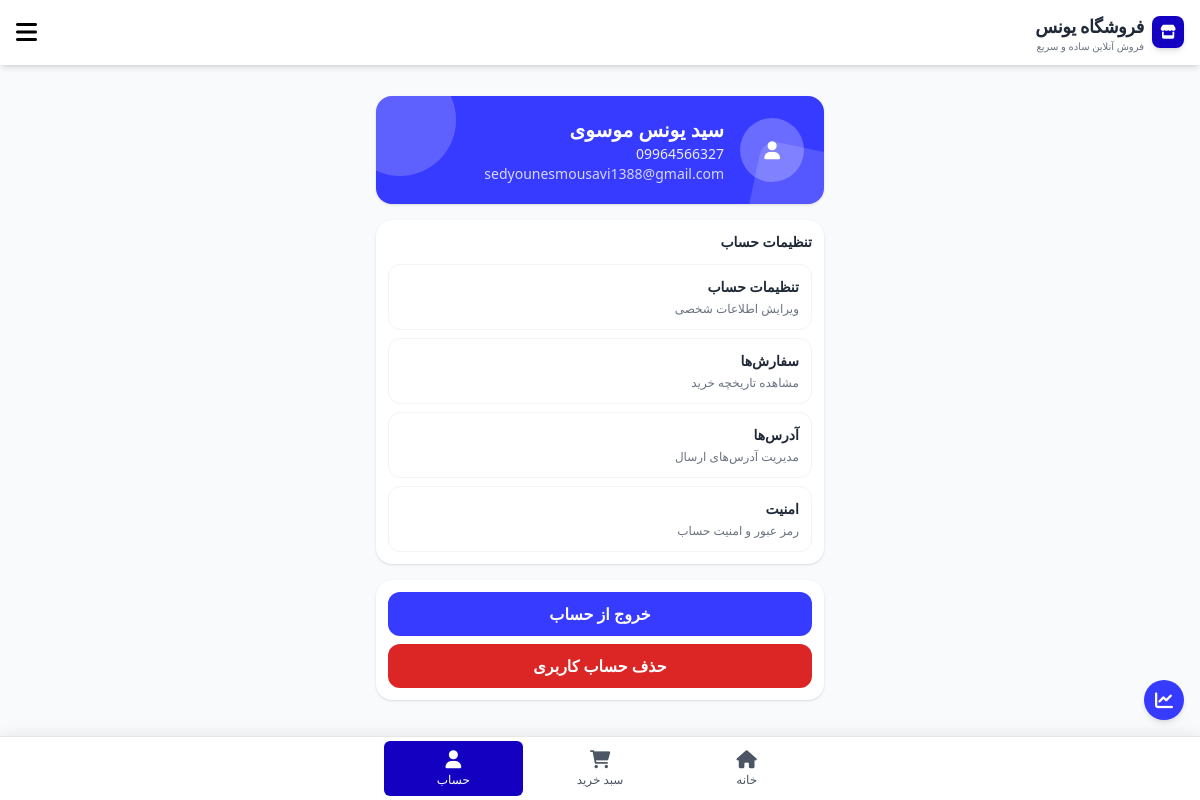
The app's page /account/ (signed in) with its own data.
### app_user/models.py (models this page shows, shortened)
class User(AbstractUser):
    username = None
    phone = models.CharField(
        max_length=11,
        unique=True,
        null=True,
        blank=True,
        verbose_name="شماره موبایل",
        validators=[RegexValidator(regex=r"^09\d{9}$")],
    )
    role = models.CharField(max_length=20, choices=settings.base.USER_ROLE, default="customer", verbose_name="نقش")
    point = models.PositiveIntegerField(default=0, verbose_name="امتیاز")
    USERNAME_FIELD = "phone"
    REQUIRED_FIELDS = []
    objects = UserManager()
    class Meta:
        verbose_name = "کاربر"
        verbose_name_plural = "کاربران"

### app_user/views.py (the view)
# urls.py: path('', views.main_view, name='profile'),
def main_view(request):
    profile_options = [
        {"title": "تنظیمات حساب", "subtitle": "ویرایش اطلاعات شخصی", "href": "/account/profile_edit/"},
        {"title": "سفارش‌ها", "subtitle": "مشاهده تاریخچه خرید", "href": "/orders/"},
        {"title": "آدرس‌ها", "subtitle": "مدیریت آدرس‌های ارسال", "href": "/address/"},
        {"title": "امنیت", "subtitle": "رمز عبور و امنیت حساب", "href": "/account/security/"},
    ]
    return render(request, "main.html", {"profile_options": profile_options})

### app_home/context_processors.py (called while the page is built)
def shop_info(request):
    return {
        "SHOP_NAME": getattr(settings, "SHOP_NAME", "SHOP_NAME"),
        "categories": Category.objects.filter(product__is_active=True).distinct().only("id", "name"),
        "search_query": request.GET.get("q", ""),
        "APP_VERSION": getattr(settings, "APP_VERSION", "normal"),
        "PREMIUM_FEATURES": getattr(settings, "PREMIUM_FEATURES", False),
        "SUPER_FEATURES": getattr(settings, "SUPER_FEATURES", False),
        "SHOP_PHONE": getattr(settings, "SHOP_PHONE", ""),
        "SHOP_EMAIL": getattr(settings, "SHOP_EMAIL", ""),
        "SHOP_ADDRESS": getattr(settings, "SHOP_ADDRESS", ""),
        "SHOP_WORKING_HOURS": getattr(settings, "SHOP_WORKING_HOURS", ""),
    }

### app_user/templates/main.html (shortened to what this page needs)
{% extends "base.html" %}
{% block content %}
<div class="max-w-md mx-auto py-4 space-y-4">
  {% if user.is_authenticated %}
    <section class="relative overflow-hidden rounded-2xl bg-color-light text-white p-5 shadow">
      <div class="absolute -top-8 -left-8 w-28 h-28 rounded-full bg-white/20"></div>
      <div class="absolute -bottom-10 -right-6 w-24 h-24 rotate-12 rounded-2xl bg-white/15"></div>
      <div class="relative z-10 flex items-center gap-4">
        <div class="w-16 h-16 rounded-full bg-white/25 flex items-center justify-center text-3xl">
          <i class="fas fa-user text-lg leading-none"></i>
        </div>
        <div>
          <h1 class="text-xl font-extrabold">
            {% if user.get_full_name %}
              {{ user.get_full_name }}
            {% elif user.phone %}
            {% elif user.phone %}
              {{ user.phone }}
            {% else %}
              کاربر
            {% endif %}
          </h1>
          {% if user.phone %}
            <p class="text-sm text-white/90">{{ user.phone }}</p>
          {% endif %}
          {% if user.email %}
            <p class="text-sm text-white/80">{{ user.email }}</p>
          {% endif %}
        </div>
      </div>
    </section>
    <section class="bg-white rounded-2xl shadow p-3">
      <h2 class="text-sm font-bold text-gray-800 mb-3">تنظیمات حساب</h2>
      <div class="space-y-2">
        {% for option in profile_options %}
          <a href="{{ option.href }}" class="block rounded-xl border border-gray-100 p-3 hover:bg-gray-50 transition">
            <p class="text-sm font-semibold text-gray-800">{{ option.title }}</p>
            <p class="text-xs text-gray-500 mt-1">{{ option.subtitle }}</p>
          </a>
        {% endfor %}
      </div>
    </section>
    <section class="bg-white rounded-2xl shadow p-3 space-y-2">
      <form method="post" action="{% url 'user:logout' %}">
        <button type="submit" class="w-full py-2.5 rounded-xl bg-color-light hover:bg-color-dark text-white font-semibold transition">
          خروج از حساب
        </button>
      </form>
      <form method="post" action="{% url 'user:delete_account' %}" onsubmit="return confirm('از حذف حساب مطمئن هستید؟ این عملیات قابل بازگشت نیست.');">
        <button type="submit" class="w-full py-2.5 rounded-xl bg-red-600 text-white font-semibold">
          حذف حساب کاربری
        </button>
      </form>
    </section>
  {% endif %}
</div>
{% endblock %}

### templates/base.html (style rules this page uses)
:root { --primary-color: #373aff; --primary-dark: #1300c1; }
body { font-family: 'Segoe UI', Tahoma, Geneva, Verdana, sans-serif; }
.bg-color-light { background-color: var(--primary-color); }

### records on screen
User: get_full_name "سید یونس موسوی", phone "09964566327", email "sedyounesmousavi1388@gmail.com"

### other values on screen
{{ SHOP_NAME }} "فروشگاه یونس"
{{ option.title }} "تنظیمات حساب" "سفارش‌ها" "آدرس‌ها" "امنیت"
{{ option.subtitle }} "ویرایش اطلاعات شخصی" "مشاهده تاریخچه خرید" "مدیریت آدرس‌های ارسال" "رمز عبور و امنیت حساب"
